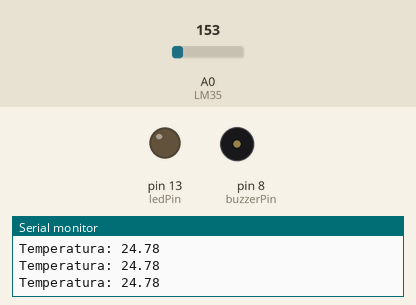
This sketch was run on a simulated Arduino Uno, built with avr-gcc and run on an emulated ATmega328P. On the bench: output pins drawn as LEDs (lit = HIGH), buzzer (waves = sounding), the last lines printed to the serial monitor. The inputs (shaded band) are chosen by the test bench; at power-on: A0 (LM35) = 153.

Above: at 1.2 s.
1.3 s: A0 (LM35) set to 175
At 1.8 s:
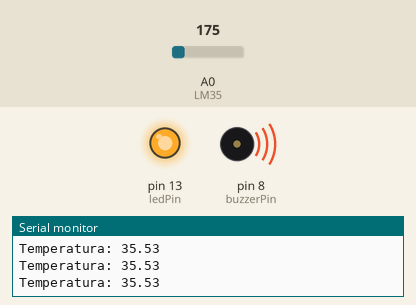
2.8 s: A0 (LM35) set to 133
At 3.3 s:
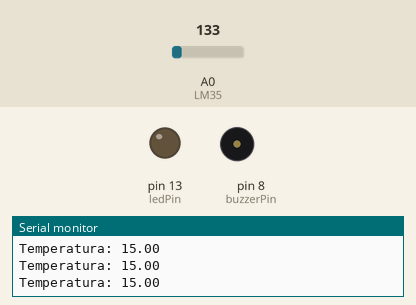
4.3 s: A0 (LM35) set to 165
At 4.9 s:
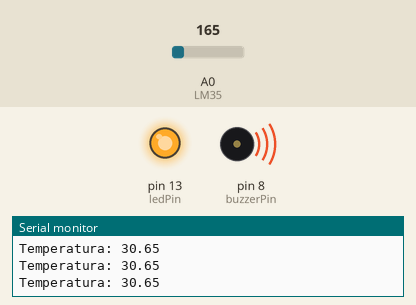
Timing chart, 0 to 7.3 s (numbered marks = the images above; inputs shaded):
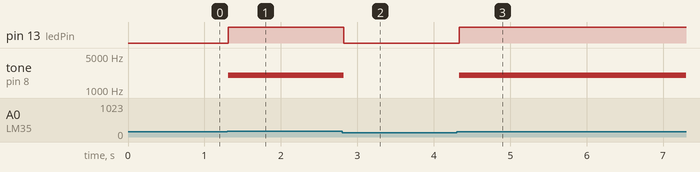

Measured:
- the behaviour switches between 157 and 158 on A0 (LM35) (found by bisection; images 0 and 1)
- after the input at 1.3 s, pin 13 (ledPin): LOW → HIGH at once; tone on pin 8 (buzzerPin): silent → 2000 Hz at once
- after the input at 2.8 s, pin 13 (ledPin): HIGH → LOW at once; tone on pin 8 (buzzerPin): 2000 Hz → silent at once
- after the input at 4.3 s, pin 13 (ledPin): LOW → HIGH at once; tone on pin 8 (buzzerPin): silent → 2000 Hz at once

The sketch:

exp_05.ino
```cpp
//Nomes: Josefa Aline Santos e Marcella Ricoy
#define ex1

#ifdef ex1
//Acrescente um buzzer a montagem. Modifique o programa para o led acender e o buzzer apitar

//Sensor de temperatura usando o LM35
int LM35 = A0; // Define o pino que lê a saída do LM35
float temperatura; // Variável que armazena a temperatura medida
int ledPin = 13; //Led no pino 13
int buzzerPin = 8; // buzzer pino 8

//Função que é executada uma vez quando ligar ou resetar o Arduino
void setup() {
pinMode(ledPin,OUTPUT); //define a pino 13 como saída
Serial.begin(9600); // inicializa a comunicação serial
pinMode(buzzerPin, OUTPUT); //
}

//Função que é executada continuamente
void loop() {
temperatura = (float(((((analogRead(LM35)*5.0)/1023)*1000)-500)/10));
Serial.print("Temperatura: ");
Serial.println(temperatura);
 //se o valor lido for maior que 27, liga o led e ativa buzzer
 if (temperatura >= 27) {
 digitalWrite(ledPin,HIGH);
 tone(buzzerPin,2000);
 }

 // senão, apaga o led e desativa buzzer
 else {
 digitalWrite(ledPin,LOW);
 noTone(buzzerPin);
 }
delay(100);
}
#endif

#ifdef ex2
//Acrescente mais 2 leds a montagem. Conforme a temperatura aumenta os
//leds vão acendendo progressivamente. O buzzer deve apitar quando o último led acender.
int led1 = 11; //Led no pino 11
int led2 = 12; //Led no pino 12
int led3 = 13; //Led no pino 13
int LM35 = A0; // Define o pino que lê a saída do LM35
float temperatura; // Variável que armazena a temperatura medida
int buzzerPin = 8; // buzzer pino 8

void setup() {
pinMode(led1,OUTPUT);
pinMode(led2,OUTPUT);
pinMode(led3,OUTPUT);
Serial.begin(9600);
pinMode(buzzerPin, OUTPUT);
}


void loop() {
temperatura = (float(((((analogRead(LM35)*5.0)/1023)*1000)-500)/10));
Serial.print("Temperatura: ");
Serial.println(temperatura);

if (temperatura >= 0)
	digitalWrite(led1,HIGH);
else
	digitalWrite(led1,LOW);

if (temperatura>= 45)
    digitalWrite(led2,HIGH);
else
	digitalWrite(led2,LOW);

if (temperatura >= 100) {
	digitalWrite(led3,HIGH);
  	tone (buzzerPin,2000);
}

else {
	digitalWrite(led3,LOW);
  	noTone(buzzerPin);
}

delay(100);

}
#endif

#ifdef ex3
//Transforme a leitura do sensor de temperatura em uma função que
//retorna o valor lido.
int led1 = 11; //Led no pino 11
int led2 = 12; //Led no pino 12
int led3 = 13; //Led no pino 13
int LM35 = A0; // Define o pino que lê a saída do LM35
int buzzerPin = 8; // buzzer pino 8

void setup() {
pinMode(led1,OUTPUT);
pinMode(led2,OUTPUT);
pinMode(led3,OUTPUT);
Serial.begin(9600);
pinMode(buzzerPin, OUTPUT);
}

float leituraTemp() {
float temperatura; // Variável que armazena a temperatura medida
temperatura = (float(((((analogRead(LM35)*5.0)/1023)*1000)-500)/10));
Serial.print("Temperatura: ");
Serial.println(temperatura);

return temperatura;
}

//Função que é executada continuamente
void loop() {
float temperatura;
temperatura = leituraTemp();

if (temperatura >= 0)
	digitalWrite(led1,HIGH);
else
	digitalWrite(led1,LOW);

if (temperatura >= 45)
    digitalWrite(led2,HIGH);
else
	digitalWrite(led2,LOW);

if (temperatura >= 100) {
	digitalWrite(led3,HIGH);
  	tone (buzzerPin,2000);
}

else {
	digitalWrite(led3,LOW);
   	noTone(buzzerPin);
}

delay(100);

}
#endif ex3

#ifdef ex4
//Transforme o controle de cada um dos led em uma função que
//recebe o valor lido.

int led1 = 11; //Led no pino 11
int led2 = 12; //Led no pino 12
int led3 = 13; //Led no pino 13
int LM35 = A0; // Define o pino que lê a saída do LM35
int buzzerPin = 8; // buzzer pino 8

void setup() {
pinMode(led1,OUTPUT);
pinMode(led2,OUTPUT);
pinMode(led3,OUTPUT);
Serial.begin(9600);
pinMode(buzzerPin, OUTPUT);
}

float leituraTemp() {
float temperatura;
temperatura = (float(((((analogRead(LM35)*5.0)/1023)*1000)-500)/10));
Serial.print("Temperatura: ");
Serial.println(temperatura);

return temperatura;
}

void ligaLed1(float temperatura){
	if (temperatura >= 0)
		digitalWrite(led1,HIGH);
	else
		digitalWrite(led1,LOW);
}

void ligaLed2(float temperatura){
	if (temperatura >= 45)
  	  digitalWrite(led2,HIGH);
	else
		digitalWrite(led2,LOW);
}

void ligaLed3(float temperatura){
	if (temperatura >= 100)
		digitalWrite(led3,HIGH);
	else
		digitalWrite(led3,LOW);
}

void loop() {
float temperatura;
temperatura = leituraTemp();
ligaLed1(temperatura);
ligaLed2(temperatura);
ligaLed3(temperatura);

if (temperatura >= 100)
   tone(buzzerPin,2000);
else
   noTone(buzzerPin);

delay(100);
}
#endif ex4

#ifdef ex5
//Transforme o controle de cada um dos led em uma função que
//recebe o valor lido.

int led1 = 11; //Led no pino 11
int led2 = 12; //Led no pino 12
int led3 = 13; //Led no pino 13
int LM35 = A0; // Define o pino que lê a saída do LM35
int buzzerPin = 8; // buzzer pino 8

void setup() {
pinMode(led1,OUTPUT); //define a porta 13 como saída
pinMode(led2,OUTPUT); //define a porta 13 como saída
pinMode(led3,OUTPUT); //define a porta 13 como saída
Serial.begin(9600); // inicializa a comunicação serial
pinMode(buzzerPin, OUTPUT); //
}

float leituraTemp() {
float temperatura; // Variável que armazena a temperatura medida
temperatura = (float(((((analogRead(LM35)*5.0)/1023)*1000)-500)/10));
Serial.print("Temperatura: ");
Serial.println(temperatura);

return temperatura;
}

void ligaLed1(float temperatura){
	if (temperatura >= 0)
		digitalWrite(led1,HIGH);
	else
		digitalWrite(led1,LOW);
}

void ligaLed2(float temperatura){
	if (temperatura >= 45)
   		digitalWrite(led2,HIGH);
	else
		digitalWrite(led2,LOW);
}

void ligaLed3(float temperatura){
	if (temperatura >= 100)
		digitalWrite(led3,HIGH);
	else
		digitalWrite(led3,LOW);
}

void buzzerPin1(float temperatura){
	if (temperatura >= 100)
   		tone (buzzerPin,2000);
	else
   		noTone(buzzerPin);
}

void loop() {
float temperatura;
temperatura = leituraTemp();
ligaLed1(temperatura);
ligaLed2(temperatura);
ligaLed3(temperatura);
buzzerPin1(temperatura);
delay(100);
}
#endif ex5
```
